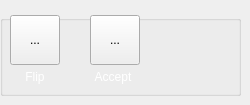
          <widget class="QWidget" name="pageBlobDetection">
           <widget class="QGroupBox" name="gboxblobDetection">
            <property name="geometry">
             <rect>
              <x>0</x>
              <y>15</y>
              <width>241</width>
              <height>81</height>
             </rect>
            </property>
            <property name="title">
             <string/>
            </property>
            <widget class="QLabel" name="label_19">
             <property name="geometry">
              <rect>
               <x>83</x>
               <y>50</y>
               <width>60</width>
               <height>25</height>
              </rect>
             </property>
             <property name="text">
              <string>&lt;html&gt;&lt;head/&gt;&lt;body&gt;&lt;p align=&quot;center&quot;&gt;&lt;span style=&quot; font-size:9pt; color:#ffffff;&quot;&gt;Accept&lt;/span&gt;&lt;/p&gt;&lt;/body&gt;&lt;/html&gt;</string>
             </property>
            </widget>
            <widget class="QToolButton" name="btnAcceptBlobDetection">
             <property name="geometry">
              <rect>
               <x>90</x>
               <y>0</y>
               <width>50</width>
               <height>50</height>
              </rect>
             </property>
             <property name="text">
              <string>...</string>
             </property>
             <property name="icon">
              <iconset resource="../src/resource.qrc">
               <normaloff>:/newPrefix/Icons/accept.svg</normaloff>:/newPrefix/Icons/accept.svg</iconset>
             </property>
             <property name="iconSize">
              <size>
               <width>32</width>
               <height>32</height>
              </size>
             </property>
            </widget>
            <widget class="QToolButton" name="btnFlip">
             <property name="geometry">
              <rect>
               <x>10</x>
               <y>0</y>
               <width>50</width>
               <height>50</height>
              </rect>
             </property>
             <property name="text">
              <string>...</string>
             </property>
             <property name="icon">
              <iconset resource="../src/resource.qrc">
               <normaloff>:/newPrefix/Icons/flip.svg</normaloff>:/newPrefix/Icons/flip.svg</iconset>
             </property>
             <property name="iconSize">
              <size>
               <width>32</width>
               <height>32</height>
              </size>
             </property>
            </widget>
            <widget class="QLabel" name="label_23">
             <property name="geometry">
              <rect>
               <x>5</x>
               <y>50</y>
               <width>60</width>
               <height>25</height>
              </rect>
             </property>
             <property name="text">
              <string>&lt;html&gt;&lt;head/&gt;&lt;body&gt;&lt;p align=&quot;center&quot;&gt;&lt;span style=&quot; font-size:9pt; color:#ffffff;&quot;&gt;Flip&lt;/span&gt;&lt;/p&gt;&lt;/body&gt;&lt;/html&gt;</string>
             </property>
            </widget>
           </widget>
          </widget>
